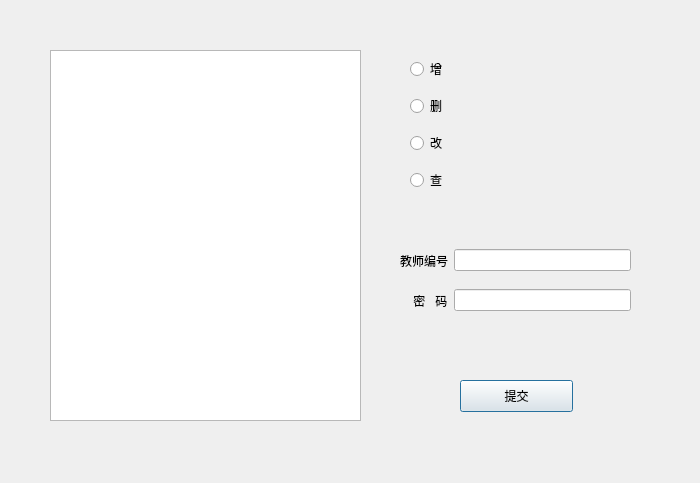
<?xml version="1.0" encoding="UTF-8"?>
<ui version="4.0">
 <class>TeacherLoginInfoDialog</class>
 <widget class="QDialog" name="TeacherLoginInfoDialog">
  <property name="geometry">
   <rect>
    <x>0</x>
    <y>0</y>
    <width>700</width>
    <height>483</height>
   </rect>
  </property>
  <property name="windowTitle">
   <string>教师登录信息</string>
  </property>
  <widget class="QTableView" name="tableView">
   <property name="geometry">
    <rect>
     <x>50</x>
     <y>50</y>
     <width>311</width>
     <height>371</height>
    </rect>
   </property>
  </widget>
  <widget class="QWidget" name="horizontalLayoutWidget_3">
   <property name="geometry">
    <rect>
     <x>400</x>
     <y>280</y>
     <width>231</width>
     <height>41</height>
    </rect>
   </property>
   <layout class="QHBoxLayout" name="horizontalLayout_3">
    <item>
     <widget class="QLabel" name="label_3">
      <property name="text">
       <string>    密   码</string>
      </property>
     </widget>
    </item>
    <item>
     <widget class="QLineEdit" name="Pwd"/>
    </item>
   </layout>
  </widget>
  <widget class="QWidget" name="horizontalLayoutWidget_2">
   <property name="geometry">
    <rect>
     <x>400</x>
     <y>240</y>
     <width>231</width>
     <height>41</height>
    </rect>
   </property>
   <layout class="QHBoxLayout" name="horizontalLayout_2">
    <item>
     <widget class="QLabel" name="label_2">
      <property name="text">
       <string>教师编号</string>
      </property>
     </widget>
    </item>
    <item>
     <widget class="QLineEdit" name="TeaNo"/>
    </item>
   </layout>
  </widget>
  <widget class="QPushButton" name="Submit">
   <property name="geometry">
    <rect>
     <x>460</x>
     <y>380</y>
     <width>113</width>
     <height>32</height>
    </rect>
   </property>
   <property name="text">
    <string>提交</string>
   </property>
  </widget>
  <widget class="QWidget" name="verticalLayoutWidget">
   <property name="geometry">
    <rect>
     <x>410</x>
     <y>50</y>
     <width>101</width>
     <height>151</height>
    </rect>
   </property>
   <layout class="QVBoxLayout" name="verticalLayout">
    <item>
     <widget class="QRadioButton" name="add">
      <property name="text">
       <string>增</string>
      </property>
     </widget>
    </item>
    <item>
     <widget class="QRadioButton" name="delete_">
      <property name="text">
       <string>删</string>
      </property>
     </widget>
    </item>
    <item>
     <widget class="QRadioButton" name="change">
      <property name="text">
       <string>改</string>
      </property>
     </widget>
    </item>
    <item>
     <widget class="QRadioButton" name="search">
      <property name="text">
       <string>查</string>
      </property>
     </widget>
    </item>
   </layout>
  </widget>
 </widget>
 <resources/>
 <connections/>
</ui>
